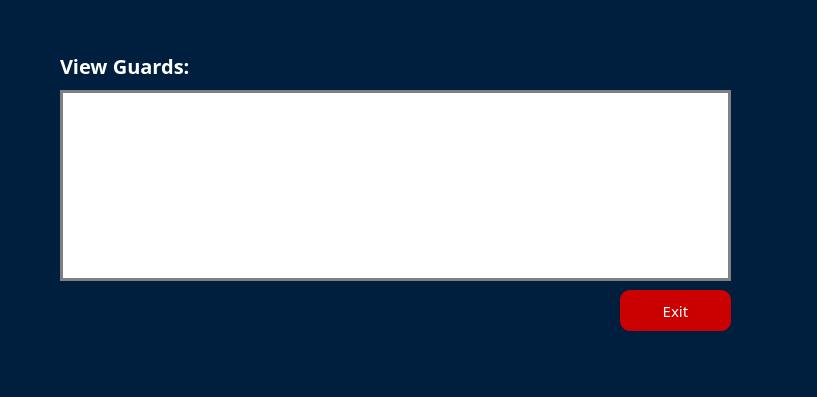
<?xml version="1.0" encoding="UTF-8"?>
<ui version="4.0">
 <class>ViewGuards</class>
 <widget class="QDialog" name="ViewGuards">
  <property name="geometry">
   <rect>
    <x>0</x>
    <y>0</y>
    <width>817</width>
    <height>397</height>
   </rect>
  </property>
  <property name="windowTitle">
   <string>Dialog</string>
  </property>
  <property name="styleSheet">
   <string notr="true">*{
	font-family: century gothic;

}

#ViewGuards{
	background-color:#001F3F;
}

#exit_btn{
	background-color : #cb0000 ;
	border-radius : 10px;
	color:white;
	padding:10px;
	font-size: 15px;
}

#exit_btn:hover{
	background-color: #850101;
}

#label{
	color:white;
	font-weight:bold;
	font-size:20px;
}

QTableWidget {
    background-color: white;
    border: 3px solid gray;
    gridline-color: gray;
    font-size: 14px;
color:black;
}

QHeaderView{
	font: 700, 16pt;
}
</string>
  </property>
  <widget class="QTableWidget" name="guardsTableWidget">
   <property name="geometry">
    <rect>
     <x>60</x>
     <y>90</y>
     <width>671</width>
     <height>191</height>
    </rect>
   </property>
  </widget>
  <widget class="QPushButton" name="exit_btn">
   <property name="geometry">
    <rect>
     <x>620</x>
     <y>290</y>
     <width>111</width>
     <height>41</height>
    </rect>
   </property>
   <property name="text">
    <string>Exit</string>
   </property>
  </widget>
  <widget class="QLabel" name="label">
   <property name="geometry">
    <rect>
     <x>60</x>
     <y>50</y>
     <width>171</width>
     <height>31</height>
    </rect>
   </property>
   <property name="text">
    <string>View Guards:</string>
   </property>
  </widget>
 </widget>
 <resources/>
 <connections/>
</ui>
